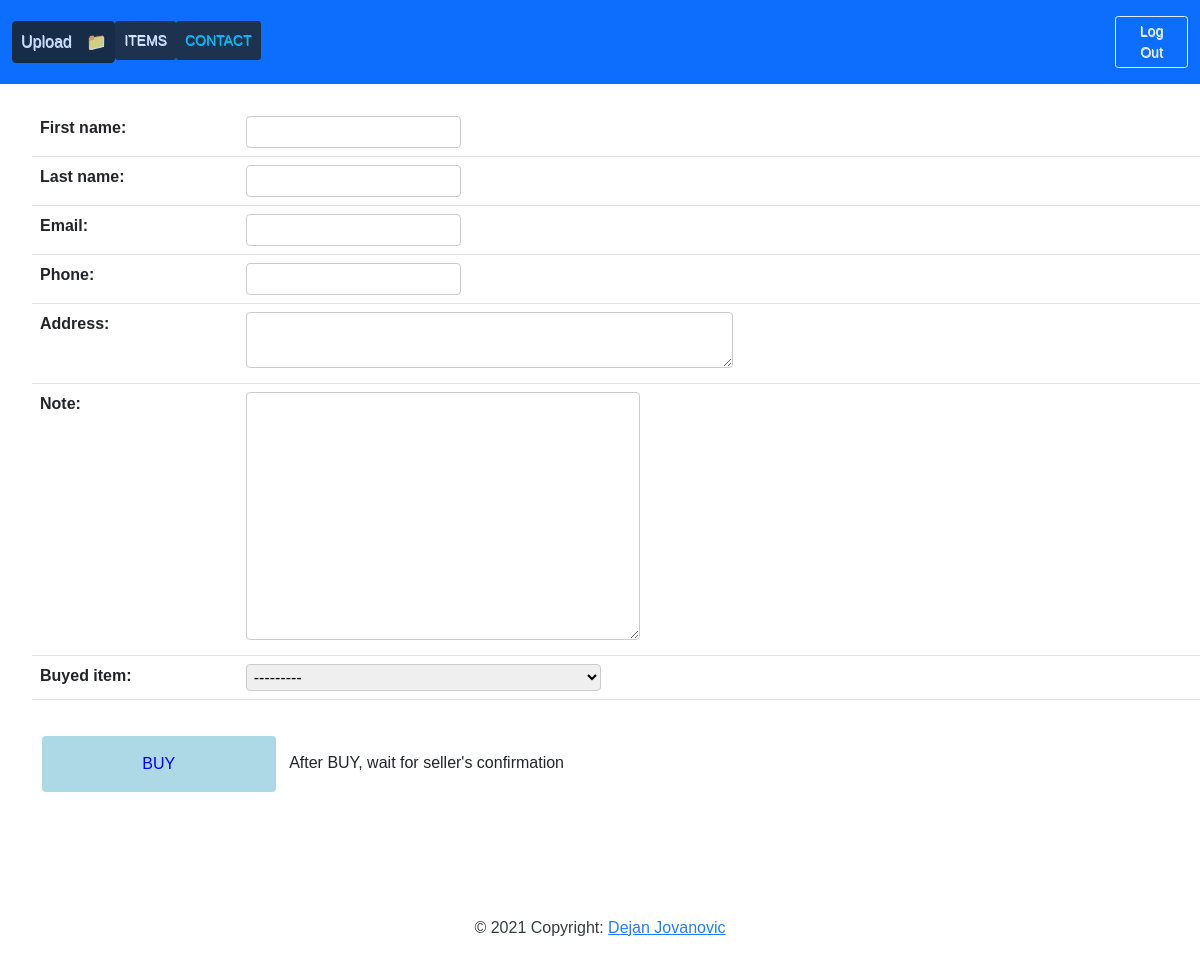
The page /buyer/createview/ (signed in) on the database as committed earlier.
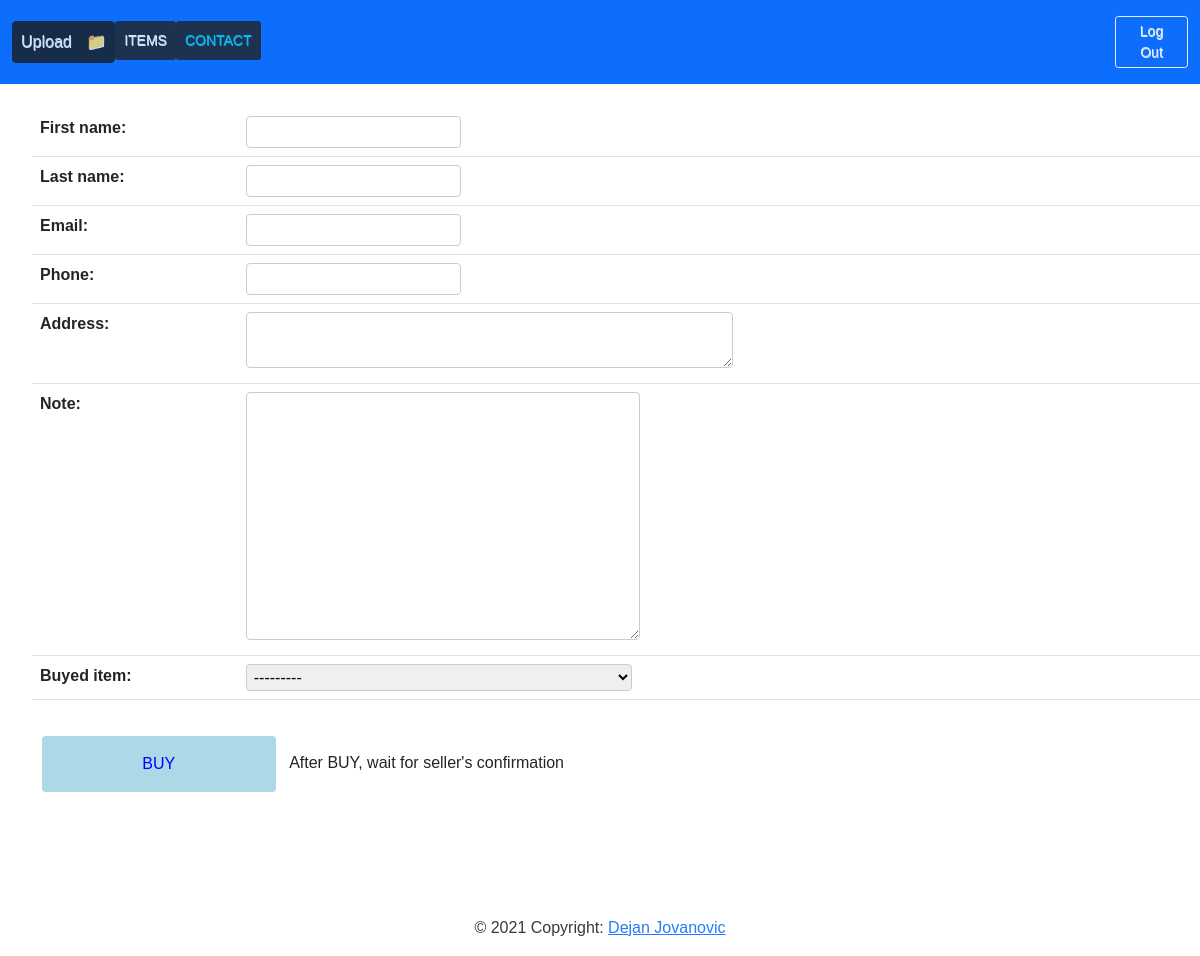
The same page on the database as committed later.
### shop_app/models.py (models this page shows, shortened)
class Buyer(models.Model):
    first_name =    models.CharField(max_length=200)
    last_name =     models.CharField(max_length=200)
    email =         models.EmailField()
    phone =         models.CharField(max_length=20)
    address =       models.TextField(max_length=100)
    note =          models.TextField(max_length=300, blank=True, null=True)
    date_buyed =    models.DateTimeField(auto_now_add=True)
    buyed_item =    models.OneToOneField('ProductName', on_delete=models.SET_NULL, null=True, blank=False, related_name='buyed_item')
    def __str__(self):
        return (f'{self.first_name} {self.last_name}')
    class Meta:
        ordering = ['-date_buyed']

### shop_app/views.py (the view)
# urls.py: path('buyer/createview/', views.BuyerCreateView.as_view(), name='buyer-createview'),
class BuyerCreateView(generic.CreateView):
    model = Buyer
    template_name = 'buyer_form.html'
    form_class = BuyerForm

### shop_app/forms.py
class BuyerForm(forms.ModelForm):
    address = forms.CharField(max_length=2000, widget=forms.Textarea(attrs={'rows':'2', 'cols': '50'}))
    class Meta:
        model = Buyer
        fields = '__all__'

### shop_app/models.py (called while the page is built)
    def __str__(self):
        return (f'{self.product_name}, {self.product_price}e, {self.user}, {self.sold_to}')

### shop_app/templates/buyer_form.html (shortened to what this page needs)
{% extends 'base.html' %}
{% block content %}
{% if user.is_authenticated %}
<ul>
<br>
<form class="form-group" method="post">
    <table class="table table-hover">
        {{ form.as_table}}
    </table>
    <input class="btn btn-primary" type="submit" value='BUY'>
    <p5> After BUY, wait for seller's confirmation </p5>
</form>
</ul>
{% endif %}
{% endblock %}

Rows that differ between the two databases and show on the page:
added Buyer: buyed_item "---------"
Other text that changed with them:
form field buyed_item: "---------" → (not shown)
